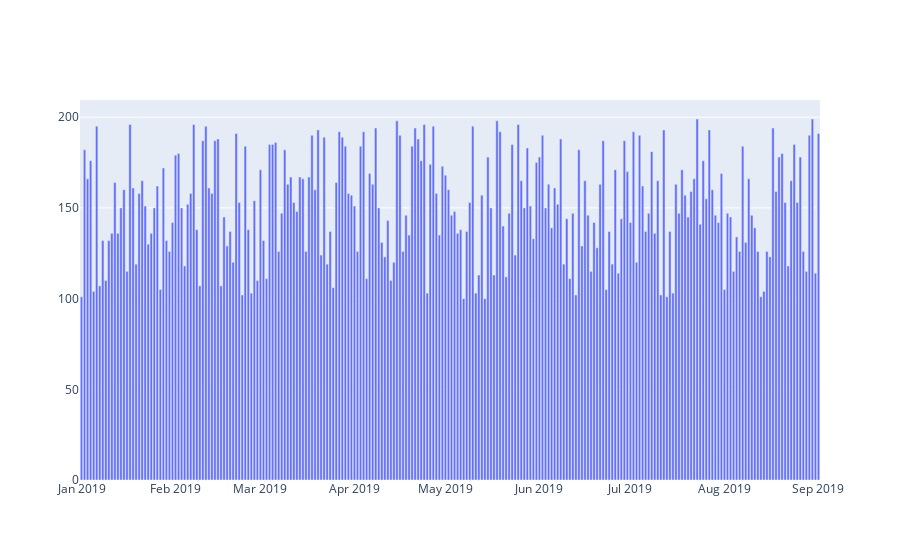

Notebook code cell kept with this figure:
### Code cell
import plotly.graph_objects as go
import numpy as np
import pandas as pd
index = pd.date_range("20190101", "20190901")
data = np.random.randint(100, 200, len(index))
fig = go.Figure([go.Bar(x=index, y=data)])
fig.show()

### Figure 1 — Plotly figure (JSON) as saved in the notebook; plotly's stock layout.template omitted (floating-point values rounded to 4 significant figures; data arrays with more than 128 entries replaced by an {"elided": "..."} marker saying what was removed)
{"data": [{"type": "bar", "x": {"elided": "244 str values"}, "y": {"elided": "244 int values"}}], "layout": {}}
